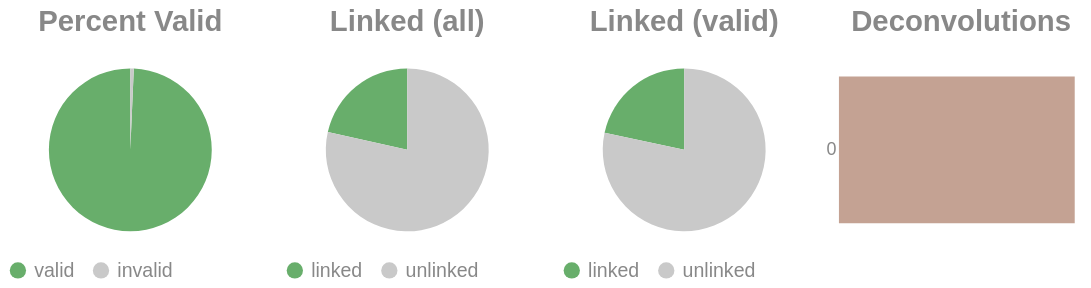

Notebook source saved alongside this figure:
### Code cell
if SKIPLR:
    pass
else:
    clash = Counter()
    for i in valids['molecule'].to_list():
        _mol = i.split("-")
        if len(_mol) == 1:
            clash.update('0')
        else:
            clash.update(_mol[-1])

    _d = {"deconvolutions": [], 'count': []}
    for k,v in clash.items():
        _d['deconvolutions'].append(k)
        _d['count'].append(v)

    tot_valid = valids['reads'].sum()
    mask = valids['reads'] >= 2
    n_linked_reads = valids.filter(mask)['reads'].sum()
    if n_linked_reads == 0:
        print_html("No linked molecules (>=2 reads) were detected; skipping linked-only distributions.")
        SKIPLR = True
    else:
        perc_valid = round(tot_valid / n_reads, 4)
        linked_perc_abs = round(n_linked_reads / n_reads, 4)
        linked_perc = round(n_linked_reads / tot_valid, 4)

    _valid = pl.DataFrame({"valids": ['valid', 'invalid'], "count": [tot_valid, n_reads - tot_valid]})
    _linked_abs = pl.DataFrame({"linked (absolute)": ['linked', 'unlinked'], "count": [n_linked_reads, n_reads - n_linked_reads]})
    _linked_rel = pl.DataFrame({"linked (valids)": ['linked', 'unlinked'], "count": [n_linked_reads, tot_valid - n_linked_reads]})

    (
        alt.hconcat(
            piechart(_valid, goodval = 'valid', title = "Percent Valid"),
            piechart(_linked_abs, goodval = "linked", title =  "Linked (all)"),
            piechart(_linked_rel, goodval = "linked", title =  "Linked (valid)"),
            convolutionbar(pl.DataFrame(_d), title = "Deconvolutions"),
            center = True,
            bounds = 'flush'
        )
        .resolve_scale(color='independent')
        .resolve_legend('independent')
        .properties(usermeta={'embedOptions': {"actions": False}})
    ).display()

### Figure 1 — Vega-Lite specification as saved in the notebook (floating-point values rounded to 4 significant figures)
{"width": "container", "height": 400, "config": {"title": {"anchor": "start", "dy": -15, "fontSize": 18, "color": "#888888", "subtitleColor": "#888888", "subtitleFontSize": 14}, "arc": {"fill": "#0072B2"}, "axis": {"domainColor": "#888888", "domainWidth": 0.5, "gridWidth": 0.2, "grid": false, "titleFontWeight": 400, "titleFontSize": 15, "labelFontSize": 11, "labelColor": "#888888", "tickColor": "#888888", "tickWidth": 0.2, "titleColor": "#888888"}, "axisBand": {"grid": false}, "axisX": {"grid": true, "tickSize": 10, "domainCap": "round"}, "axisY": {"domain": false, "grid": true, "tickSize": 0, "domainCap": "round"}, "background": "transparent", "header": {"labelFontSize": 15, "labelColor": "#888888", "titleFontSize": 15, "titleFontWeight": 600, "titleColor": "#888888"}, "legend": {"labelFont": "sans-serif", "labelFontSize": 12, "labelColor": "#888888", "symbolSize": 100, "symbolType": "circle", "titleFontSize": 12, "titlePadding": 10, "titleColor": "#888888", "title": null}, "range": {"category": ["#E69F00", "#56B4E9", "#009E73", "#F0E442", "#0072B2", "#D55E00", "#CC79A7", "#000000"], "diverging": ["#cfe8f3", "#a2d4ec", "#73bfe2", "#46abdb", "#1696d2", "#12719e"]}, "area": {"fill": "#0072B2", "fillOpacity": 0.7, "line": true, "strokeOpacity": 0.7}, "line": {"color": "#0072B2", "stroke": "#0072B2", "strokeWidth": 2}, "trail": {"color": "#0072B2", "stroke": "#0072B2", "strokeWidth": 0, "size": 1}, "point": {"filled": true, "fillOpacity": 1.0, "size": 95}, "text": {"color": "#888888", "fontSize": 11, "align": "right", "fontWeight": 400, "size": 11}, "bar": {"fill": "#0072B2", "stroke": null}, "view": {"stroke": null, "continuousWidth": 660, "continuousHeight": 400}}, "hconcat": [{"data": {"name": "data-2f61ab90a7e9521c280ed813d313c7b9"}, "mark": {"type": "arc"}, "encoding": {"color": {"field": "valids", "legend": {"orient": "bottom", "title": null}, "scale": {"domain": ["valid", "invalid"], "range": ["#68ae6b", "#C9C9C9"]}, "title": "Valids", "type": "nominal"}, "theta": {"field": "count", "type": "quantitative"}, "tooltip": [{"field": "valids", "title": "Valids", "type": "ordinal"}, {"field": "percent", "format": ".2%", "title": "Percent", "type": "quantitative"}, {"field": "count", "title": "Count", "type": "quantitative"}]}, "height": 100, "title": {"text": "Percent Valid", "align": "center", "anchor": "middle"}, "transform": [{"calculate": "datum.count / 5512005", "as": "percent"}], "width": 150}, {"data": {"name": "data-39b2352127a9c3f22acd70b844d9b862"}, "mark": {"type": "arc"}, "encoding": {"color": {"field": "linked (absolute)", "legend": {"orient": "bottom", "title": null}, "scale": {"domain": ["linked", "unlinked"], "range": ["#68ae6b", "#C9C9C9"]}, "title": "Linked (Absolute)", "type": "nominal"}, "theta": {"field": "count", "type": "quantitative"}, "tooltip": [{"field": "linked (absolute)", "title": "Linked (Absolute)", "type": "ordinal"}, {"field": "percent", "format": ".2%", "title": "Percent", "type": "quantitative"}, {"field": "count", "title": "Count", "type": "quantitative"}]}, "height": 100, "title": {"text": "Linked (all)", "align": "center", "anchor": "middle"}, "transform": [{"calculate": "datum.count / 5512005", "as": "percent"}], "width": 150}, {"data": {"name": "data-420cbaa3f9b71768f0e866fd56bab271"}, "mark": {"type": "arc"}, "encoding": {"color": {"field": "linked (valids)", "legend": {"orient": "bottom", "title": null}, "scale": {"domain": ["linked", "unlinked"], "range": ["#68ae6b", "#C9C9C9"]}, "title": "Linked (Valids)", "type": "nominal"}, "theta": {"field": "count", "type": "quantitative"}, "tooltip": [{"field": "linked (valids)", "title": "Linked (Valids)", "type": "ordinal"}, {"field": "percent", "format": ".2%", "title": "Percent", "type": "quantitative"}, {"field": "count", "title": "Count", "type": "quantitative"}]}, "height": 100, "title": {"text": "Linked (valid)", "align": "center", "anchor": "middle"}, "transform": [{"calculate": "datum.count / 5474457", "as": "percent"}], "width": 150}, {"data": {"name": "data-591bd9f60c4e2f8271ebea9b7746eca6"}, "mark": {"type": "bar"}, "encoding": {"color": {"field": "deconvolutions", "legend": null, "scale": {"scheme": "lightgreyred"}, "type": "nominal"}, "tooltip": [{"field": "deconvolutions", "title": "Deconvolutions", "type": "ordinal"}, {"field": "percent", "format": ".2%", "title": "Percent", "type": "quantitative"}, {"field": "count", "title": "Count", "type": "quantitative"}], "x": {"axis": null, "field": "count", "type": "quantitative"}, "y": {"field": "deconvolutions", "sort": "ascending", "title": null, "type": "nominal"}}, "height": 100, "title": {"text": "Deconvolutions", "align": "center", "anchor": "middle"}, "transform": [{"calculate": "datum.count / 4824817", "as": "percent"}], "width": 150}], "bounds": "flush", "center": true, "resolve": {"legend": {"angle": "independent"}, "scale": {"color": "independent"}}, "usermeta": {"embedOptions": {"actions": false}}, "$schema": "https://vega.github.io/schema/vega-lite/v6.1.0.json", "datasets": {"data-2f61ab90a7e9521c280ed813d313c7b9": [{"valids": "valid", "count": 5474457}, {"valids": "invalid", "count": 37548}], "data-39b2352127a9c3f22acd70b844d9b862": [{"linked (absolute)": "linked", "count": 1183190}, {"linked (absolute)": "unlinked", "count": 4328815}], "data-420cbaa3f9b71768f0e866fd56bab271": [{"linked (valids)": "linked", "count": 1183190}, {"linked (valids)": "unlinked", "count": 4291267}], "data-591bd9f60c4e2f8271ebea9b7746eca6": [{"deconvolutions": "0", "count": 4824817}]}}
